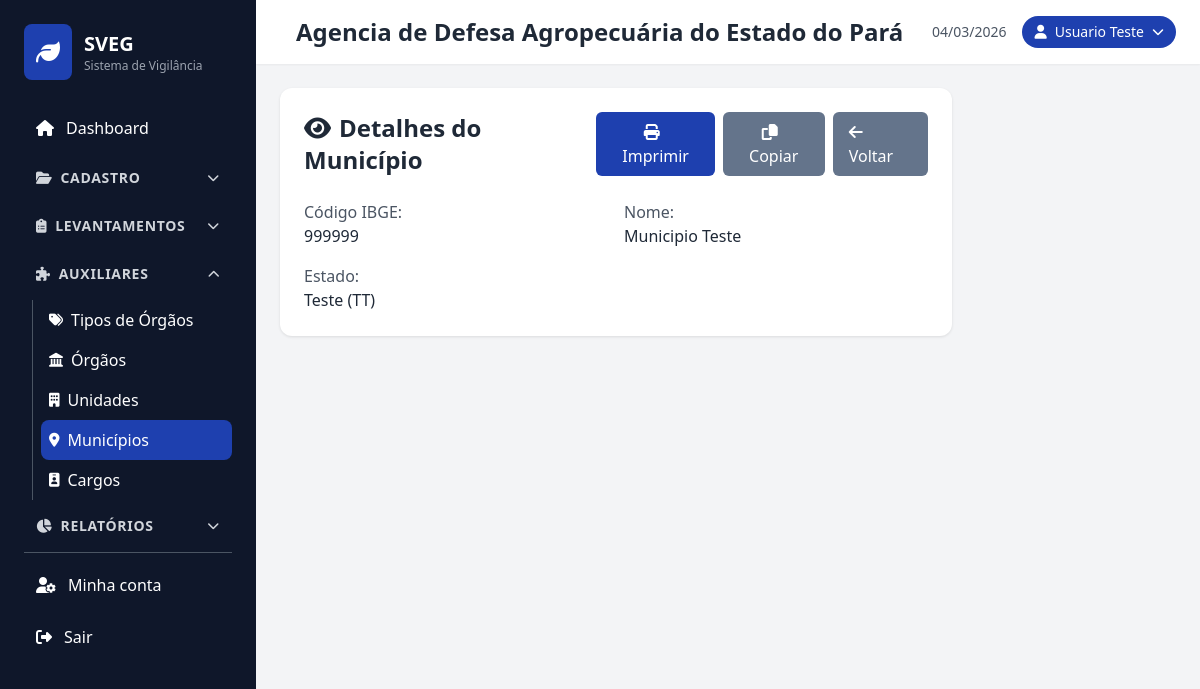
/municipios/view.php?id=999999 (signed in), run on the app's committed database.
### tables this page shows
CREATE TABLE `municipios` (
  `id` int NOT NULL,
  `nome` varchar(100) NOT NULL,
  `estado_id` int NOT NULL
);

CREATE TABLE `estados` (
  `id` int NOT NULL,
  `nome` varchar(50) NOT NULL,
  `sigla` char(2) NOT NULL,
  `regiao` varchar(20) DEFAULT NULL
);

### municipios/view.php (the view, shortened to what this page needs)
<?php
include '../includes/header.php';
$id = isset($_GET['id']) ? intval($_GET['id']) : null;
$database = new Database();
$db = $database->getConnection();
$stmt = $db->prepare("SELECT m.*, e.nome as estado_nome, e.sigla as estado_sigla FROM municipios m LEFT JOIN estados e ON m.estado_id = e.id WHERE m.id = ?");
$stmt->execute([$id]);
$item = $stmt->fetch(PDO::FETCH_ASSOC);
$estado = trim(($item['estado_nome'] ?? '') . ' ' . (!empty($item['estado_sigla']) ? '(' . $item['estado_sigla'] . ')' : ''));
?>
<div class="card max-w-2xl" id="detalle-print">
    <div class="flex justify-between items-center mb-6">
        <h2 class="text-2xl font-bold text-gray-800"><i class="fas fa-eye mr-2"></i>Detalhes do Município</h2>
        <div class="flex gap-2 no-print">
            <button type="button" onclick="window.print()" class="btn-primary">
                <i class="fas fa-print mr-2"></i>Imprimir
            </button>
            <button type="button" onclick="copiarDetalhe()" class="btn-secondary">
                <i class="fas fa-copy mr-2"></i>Copiar
            </button>
            <a href="index.php" class="btn-secondary">
                <i class="fas fa-arrow-left mr-2"></i>Voltar
            </a>
        </div>
    </div>
    <div id="detalle-content" class="space-y-4">
        <div class="grid grid-cols-1 md:grid-cols-2 gap-4">
            <div><span class="text-gray-600 font-medium">Código IBGE:</span><br><span class="text-gray-800"><?php echo htmlspecialchars($item['id'] ?? '-'); ?></span></div>
            <div><span class="text-gray-600 font-medium">Nome:</span><br><span class="text-gray-800"><?php echo htmlspecialchars($item['nome'] ?? '-'); ?></span></div>
            <div class="md:col-span-2"><span class="text-gray-600 font-medium">Estado:</span><br><span class="text-gray-800"><?php echo htmlspecialchars($estado ?: '-'); ?></span></div>
        </div>
    </div>
</div>
<?php include '../includes/footer.php'; ?>

### css/style.css (style rules this page uses)
body { font-family: 'Segoe UI', Tahoma, Geneva, Verdana, sans-serif; }
.btn-primary { background-color: #1e40af; color: white; padding: 8px 16px; border-radius: 6px; text-decoration: none; display: inline-block; transition: all 0.3s; }
.btn-secondary { background-color: #64748b; color: white; padding: 8px 16px; border-radius: 6px; text-decoration: none; display: inline-block; transition: all 0.3s; }
.card { background: white; border-radius: 12px; box-shadow: 0 1px 3px rgba(0, 0, 0, 0.1); padding: 1.5rem; margin-bottom: 1.5rem; }

### data on the page
municipios: id "999999", nome "Municipio Teste", estado.sigla "Teste (TT)"

### other printed values
$u['orgao_nome'] "Agencia de Defesa Agropecuária do Estado do Pará"
$user['name'] "Usuario Teste"
